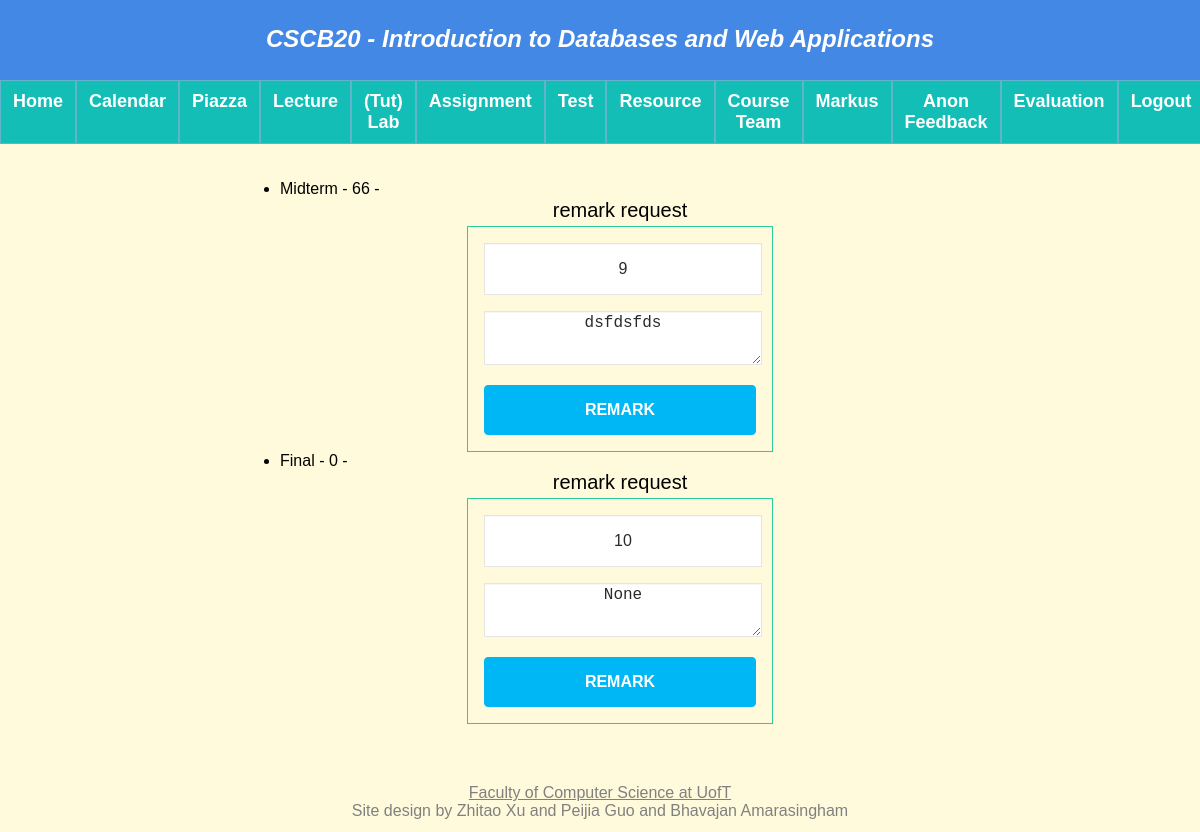
Screenshot of /evaluation (signed in) with the database file from the repository.
### app.py (models this page shows, shortened)
class Evaluation(db.Model):
    __tablename__ = 'Evaluation'
    eid = db.Column(db.Integer, primary_key = True)
    stuMark = db.Column(db.Integer)
    remarkText = db.Column(db.String(200))
    student_username = db.Column(db.String(20), db.ForeignKey('Person.username'), nullable = False)
    typeName = db.Column(db.String(20), db.ForeignKey('Assignment.assignment_name'), nullable = False)
    total_mark = db.Column(db.Integer, db.ForeignKey('Assignment.total_mark'), nullable = False)
    stuName = db.Column(db.String(20), db.ForeignKey('Person.name'), nullable = False)

### app.py (the view)
@app.route("/evaluation", methods = ['GET', 'POST'])
def evaluation():
    username = session['name']
    student_marks = query_student_marks(username)
    print(student_marks)
    if request.method == 'GET':
        return render_template("evaluation.html", query_student_marks = student_marks)
    else:
        text = request.form['remark_Text']
        eid = request.form['eid']
        add_remark_text(text, eid)
        return redirect(url_for('evaluation'))

### app.py (called while the page is built)
def query_student_marks(username):
    student_marks = db.session.query(Evaluation).filter(Evaluation.student_username == username)
    return student_marks

### templates/evaluation.html (shortened to what this page needs)
{% extends "template.html" %}
{% block content %}
<div class = "evaluations">
    <ul>
        {% for Evaluations in query_student_marks %}
        <li> {{ Evaluations.typeName }} - {{ Evaluations.stuMark }} - {{ Evaluations.totalMark }}  </li>
        <label for="remark_req">remark request</label>
        <form action="http://127.0.0.1:5000/evaluation" method="post">
            <input id = "eid" name="eid"  value = {{ Evaluations.eid }} readonly></input>
            <textarea id="remark_Text" name="remark_Text">{{ Evaluations.remarkText }}</textarea>
            <button type="Remark">Remark</button>
        </form>
        {% endfor %}
    </ul>
</div>
{% endblock %}

### static/style.css (style rules this page uses)
@media (min-width: 975px) { body { background-image: url(./sub/a14.jpg); background-repeat: no-repeat; background-size: cover; background-color: #fffadc; color: #000000; font-family: Geneva, Arial, Helvetica, sans-serif; align-items: center; } }
@media (min-width: 975px) { * { margin: 0%; } }
@media (min-width: 975px) { li { font-size: 16px; } }
@media (min-width: 975px) { form { max-width: 40%; margin-left: auto; margin-right: auto; padding: 16px; border: 1px solid rgb(42, 202, 154); } }
@media (min-width: 975px) { form input, form textarea, form select { background-color: #ffffff; border: 1px solid #e5e5e4; font-size: 16px; height: auto; outline: 0; height: 48px; width: 100%; color: #282b2d; box-shadow: 0 1px 0 rgba(0, 0, 0, 0.03) inset; margin-bottom: 16px; transition: all .2s ease; text-align: center; } }
@media (min-width: 975px) { input::placeholder { color: rgb(43, 37, 37); } }
@media (min-width: 975px) { button { font-size: 16px; font-weight: 600; text-transform: uppercase; padding: 15px 26px; color: #FFF; background-color: #00b7f5; border-radius: 4px; border: 1px solid #00b7f5; text-align: center; width: 100%; } }
@media (min-width: 975px) { label { display: block; line-height: 24px; font-size: 20px; font-weight: 400; margin-bottom: 4px; text-align: center; } }

### rows the page displays
Evaluation: typeName "Midterm", stuMark "66", eid "9", remark_Text "dsfdsfds"
Evaluation: typeName "Final", stuMark "0", eid "10", remark_Text "None"
